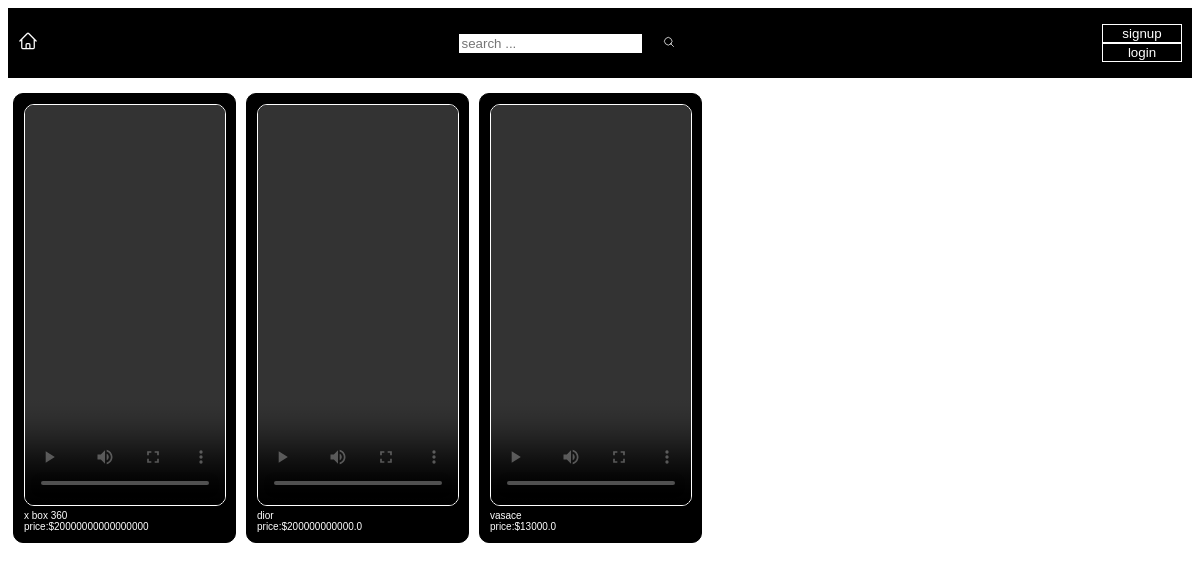
The app's page /5/ with its own data.
### store/models.py (models this page shows, shortened)
class Product(models.Model):
    ACTIVE = 'active'
    DELETED = 'deleted'
    STATUS_CHOICES = (
        (ACTIVE,"active"),
        (DELETED,"deleted")
    )
    user = models.ForeignKey(User,on_delete=models.CASCADE,related_name="products")
    category = models.ForeignKey(Category,on_delete=models.CASCADE,related_name='products',null=True)
    tittle = models.CharField(max_length=100)
    slug = models.SlugField(max_length=100)
    video = models.FileField(upload_to="video/%y",validators=[filesize],null=True)
    video_count = models.PositiveBigIntegerField(default=0)
    banner = models.ImageField(upload_to=("bannerimage"),null=True)
    description = models.TextField(blank=True)
    price = models.IntegerField()
    created_at = models.DateTimeField(auto_now_add=True)
    updated_at = models.DateTimeField(auto_now=True)
    status = models.CharField(max_length=50,choices=STATUS_CHOICES,default=ACTIVE)
    def pricedisplay(self):
        return self.price / 100

### userprofile/views.py (the view)
# urls.py: path("<int:pk>/",views.vendor_detail,name = 'vendordetail')
def vendor_detail(request,pk):
    user = User.objects.get(pk=pk)
    products = user.products.filter(status=Product.ACTIVE)
    return render(request,"userprofile/vendorsprofile.html",{
        "products":products
    })

### userprofile/templates/userprofile/vendorsprofile.html (shortened to what this page needs)
{% load static %}
<!DOCTYPE html>
<html lang="en">
<head>
    <link rel="stylesheet" href="{% static 'trialmultivendor/homepage.css' %}">
</head>
<body>
    {% block body %}
        <div class="first">
            <div class="home">
                <a href="{% url 'homepage' %}">
                </a>
            </div>
            <div class="search">
                <form method="get" action="/search/">
                    <input type="search" name="query" placeholder="search ..." id="in">
                    <button id="btnsearch">
                        <svg id="sear" xmlns="http://www.w3.org/2000/svg" fill="none" viewBox="0 0 24 24" stroke-width="1.5" stroke="currentColor" class="w-6 h-6">
                            <path stroke-linecap="round" stroke-linejoin="round" d="M21 21l-5.197-5.197m0 0A7.5 7.5 0 105.196 5.196a7.5 7.5 0 0010.607 10.607z" />
                        </svg>
                    </button>
                </form>
            </div>
            {% if request.user.is_authenticated %}
            <div class="account">
                <a href="{% url 'account' user.id %}">
                    <svg id="accont" xmlns="http://www.w3.org/2000/svg" fill="none" viewBox="0 0 24 24" stroke-width="1.5" stroke="currentColor" class="w-6 h-6">
                        <path stroke-linecap="round" stroke-linejoin="round" d="M15.75 6a3.75 3.75 0 11-7.5 0 3.75 3.75 0 017.5 0zM4.501 20.118a7.5 7.5 0 0114.998 0A17.933 17.933 0 0112 21.75c-2.676 0-5.216-.584-7.499-1.632z" />
                    </svg>
                </a>
            </div>
            {% else %}
                <div class="log">
                    <a href="{% url 'signup' %}"><button id="signup">signup</button></a>
                    <br>
                    <a href="{% url 'login' %}"><button id="login">login</button></a>
                </div>
            {% endif %}
        </div>
        <div class="content">
                <div class="products">
                    {% for product in products %}
                            <div class="product">
                                    <a href="{% url 'productdetail' product.category.slug product.slug %}">
                                        <div class="image">
                                            <video id="my-video" class="custom-video" controls>
                                                <source src="{{ product.video.url }}" type="video/mp4">
                                            </video>
                                        </a>
                                    </div>
                                    <div class="price">
                                        {{product.tittle}}
                                        <br>
                                        price:${{product.pricedisplay}}
                                    </div>
                            </div>
                    {% endfor %}
    {% endblock %}
</body>
</html>

### records on screen
Product: tittle "x box 360", pricedisplay "20000000000000000"
Product: tittle "dior", pricedisplay "200000000000.0"
Product: tittle "vasace", pricedisplay "13000.0"
